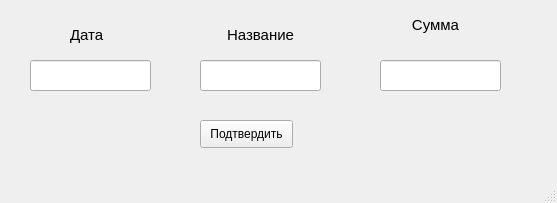
<?xml version="1.0" encoding="UTF-8"?>
<ui version="4.0">
 <class>helper</class>
 <widget class="QMainWindow" name="helper">
  <property name="geometry">
   <rect>
    <x>0</x>
    <y>0</y>
    <width>557</width>
    <height>203</height>
   </rect>
  </property>
  <property name="windowTitle">
   <string>MainWindow</string>
  </property>
  <widget class="QWidget" name="centralwidget">
   <widget class="QLabel" name="label">
    <property name="geometry">
     <rect>
      <x>70</x>
      <y>20</y>
      <width>71</width>
      <height>31</height>
     </rect>
    </property>
    <property name="text">
     <string>&lt;html&gt;&lt;head/&gt;&lt;body&gt;&lt;p&gt;&lt;span style=&quot; font-size:11pt;&quot;&gt;Дата&lt;/span&gt;&lt;/p&gt;&lt;/body&gt;&lt;/html&gt;</string>
    </property>
   </widget>
   <widget class="QLineEdit" name="lineEdit">
    <property name="geometry">
     <rect>
      <x>30</x>
      <y>60</y>
      <width>121</width>
      <height>31</height>
     </rect>
    </property>
   </widget>
   <widget class="QLineEdit" name="lineEdit_2">
    <property name="geometry">
     <rect>
      <x>380</x>
      <y>60</y>
      <width>121</width>
      <height>31</height>
     </rect>
    </property>
   </widget>
   <widget class="QLineEdit" name="lineEdit_3">
    <property name="geometry">
     <rect>
      <x>200</x>
      <y>60</y>
      <width>121</width>
      <height>31</height>
     </rect>
    </property>
   </widget>
   <widget class="QLabel" name="label_2">
    <property name="geometry">
     <rect>
      <x>220</x>
      <y>20</y>
      <width>81</width>
      <height>31</height>
     </rect>
    </property>
    <property name="text">
     <string>&lt;html&gt;&lt;head/&gt;&lt;body&gt;&lt;p align=&quot;center&quot;&gt;&lt;span style=&quot; font-size:11pt;&quot;&gt;Название&lt;/span&gt;&lt;/p&gt;&lt;/body&gt;&lt;/html&gt;</string>
    </property>
   </widget>
   <widget class="QLabel" name="label_3">
    <property name="geometry">
     <rect>
      <x>400</x>
      <y>10</y>
      <width>71</width>
      <height>31</height>
     </rect>
    </property>
    <property name="text">
     <string>&lt;html&gt;&lt;head/&gt;&lt;body&gt;&lt;p align=&quot;center&quot;&gt;&lt;span style=&quot; font-size:11pt;&quot;&gt;Сумма&lt;/span&gt;&lt;/p&gt;&lt;/body&gt;&lt;/html&gt;</string>
    </property>
   </widget>
   <widget class="QPushButton" name="pushButton">
    <property name="geometry">
     <rect>
      <x>200</x>
      <y>120</y>
      <width>93</width>
      <height>28</height>
     </rect>
    </property>
    <property name="text">
     <string>Подтвердить</string>
    </property>
   </widget>
  </widget>
  <widget class="QStatusBar" name="statusbar"/>
 </widget>
 <resources/>
 <connections/>
</ui>
